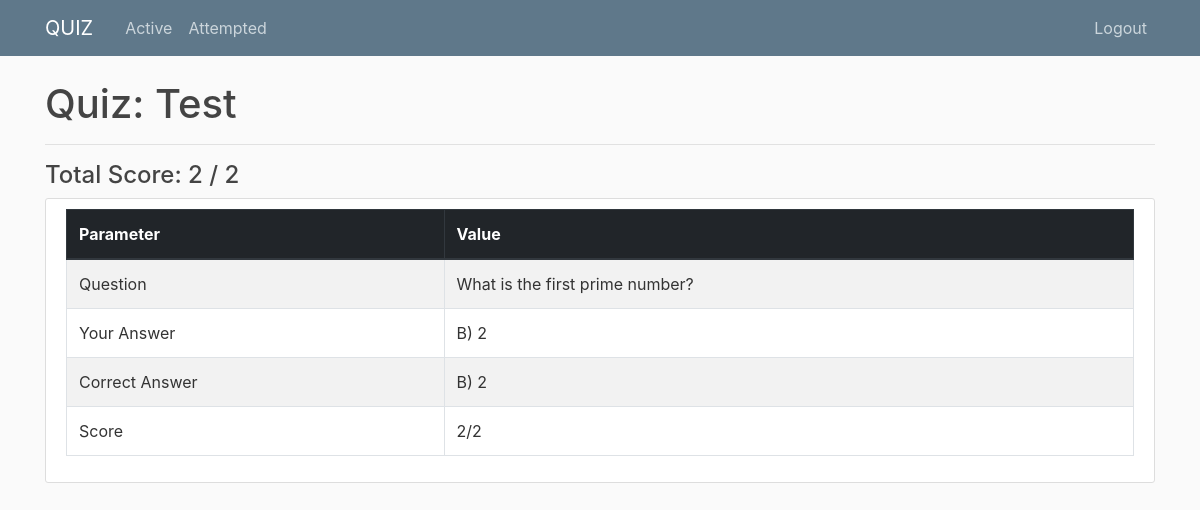
The page /attempt/27/result/ (signed in) on the database its author committed.
### quiz/models.py (models this page shows, shortened)
class Questionaire(models.Model):
    title = models.CharField(max_length=100)
    description = models.CharField(max_length=500, blank=True)
    author = models.ForeignKey(User, on_delete=models.CASCADE)
    private = models.BooleanField(default=False)
    PIN = models.PositiveIntegerField(default=0)

class Response(models.Model):
    question = models.ForeignKey(Question, on_delete=models.CASCADE)
    user = models.ForeignKey(User, on_delete=models.CASCADE)
    def get_score(self):
        if self.question.check_answer(self.TypedResponse.answer):
            return self.question.reward
        else:
            return -self.question.penalty
    def description_dict(self):
        d = {}
        d['Question'] = self.question.question
        d['Your Answer'] = self.TypedResponse.answer
        d['Correct Answer'] = self.question.TypedQuestion.answer
        d['Score'] = f'{self.get_score()}/{self.question.reward}'
        return d
    @property
    def TypedResponse(self):
        try:
            return self.multiplechoiceresponse
        except MultipleChoiceResponse.DoesNotExist:
            pass

class MultipleChoiceResponse(Response):
    answer = models.CharField(max_length=1, choices=MCQ_TYPE_CHOICES)
    def description_dict(self):
        d = super().description_dict()
        d['Your Answer'] = f"{self.answer}) {self.question.TypedQuestion.get_option(self.answer)} "
        d['Correct Answer'] = f"{self.question.TypedQuestion.answer}) {self.question.TypedQuestion.get_option(self.question.TypedQuestion.answer)}"
        return d

class Question(models.Model):
    questionaire = models.ForeignKey(Questionaire, on_delete=models.CASCADE)
    question = models.CharField(max_length=500)
    reward = models.PositiveIntegerField(default=0)
    penalty = models.PositiveIntegerField(default=0)
    def check_answer(self, answer):
        return self.TypedQuestion.answer == answer
    @property
    def TypedQuestion(self):
        try:
            return self.multiplechoicequestion
        except MultipleChoiceQuestion.DoesNotExist:
            pass

### quiz/views.py (the view)
# urls.py: path('attempt/<int:pk>/result/', views.quiz_result, name='quiz-result'),
@login_required
def quiz_result(request, pk):
    if request.user.quizuser.user_type != 'QT':
        raise PermissionDenied
    if pk not in [q.pk for q in get_answered_quizzes(request.user)]:
        raise PermissionDenied
    quiz = Questionaire.objects.get(pk=pk)
    responses = Response.objects.filter(
        question__questionaire=quiz, user=request.user)
    responses = [r.TypedResponse for r in responses]
    context = {
        'responses': responses,
        'quiz': quiz,
        'score': sum([r.get_score() for r in responses]),
        'total': sum([r.question.reward for r in responses])
    }
    return render(request, 'quiz/quiz_result.html', context)

### quiz/models.py (called while the page is built)
    def get_option(self, option):
        if option == 'A':
            return self.option_A
        elif option == 'B':
            return self.option_B
        elif option == 'C':
            return self.option_C
        elif option == 'D':
            return self.option_D
        else:
            raise ValueError('Invalid option')

### quiz/views.py (called while the page is built)
def get_answered_quizzes(user):
    answered_questions = user.response_set.all()
    answered_quizzes_id = set(
        [q.question.questionaire.pk for q in answered_questions])
    return [Questionaire.objects.get(pk=q) for q in answered_quizzes_id]

### quiz/templates/quiz/quiz_result.html (shortened to what this page needs)
{% extends "quiz/base.html" %}
{% block content %}
<h1>Quiz: {{ quiz.title }}</h1>
<hr>
<h4>Total Score: {{score}} / {{total}}</h4>
{% for response in responses %}
<article class="media content-section">
    <div class="media-body">
        <div class="table-responsive">
            <table class="table table-hover table-bordered table-striped">
                <thead class="thead-dark">
                    <tr>
                        <th scope="col">Parameter</th>
                        <th scope="col">Value</th>
                    </tr>
                </thead>
                <tbody>
                    {% for p,v in response.description_dict.items %}
                    <tr>
                        <td>{{ p }}</td>
                        <td>{{ v }}</td>
                    </tr>
                    {% endfor %}
                </tbody>
            </table>
        </div>
    </div>
</article>
{% endfor %}
{% endblock content %}

### quiz/static/quiz/main.css (style rules this page uses)
body { background: #fafafa; color: #333333; margin-top: 5rem; }
h1, h2, h3, h4, h5, h6 { color: #444444; }
.content-section { background: #ffffff; padding: 10px 20px; border: 1px solid #dddddd; border-radius: 3px; margin-bottom: 20px; }

### rows shown on the page
Questionaire: title "Test"
MultipleChoiceResponse: description_dict "Question" "Your Answer" "Correct Answer" "Score", description_dict "B) 2" "B) 2" "2/2"
Question: description_dict "What is the first prime number?"

### other values the page prints
{{ score }} "2"
{{ total }} "2"
